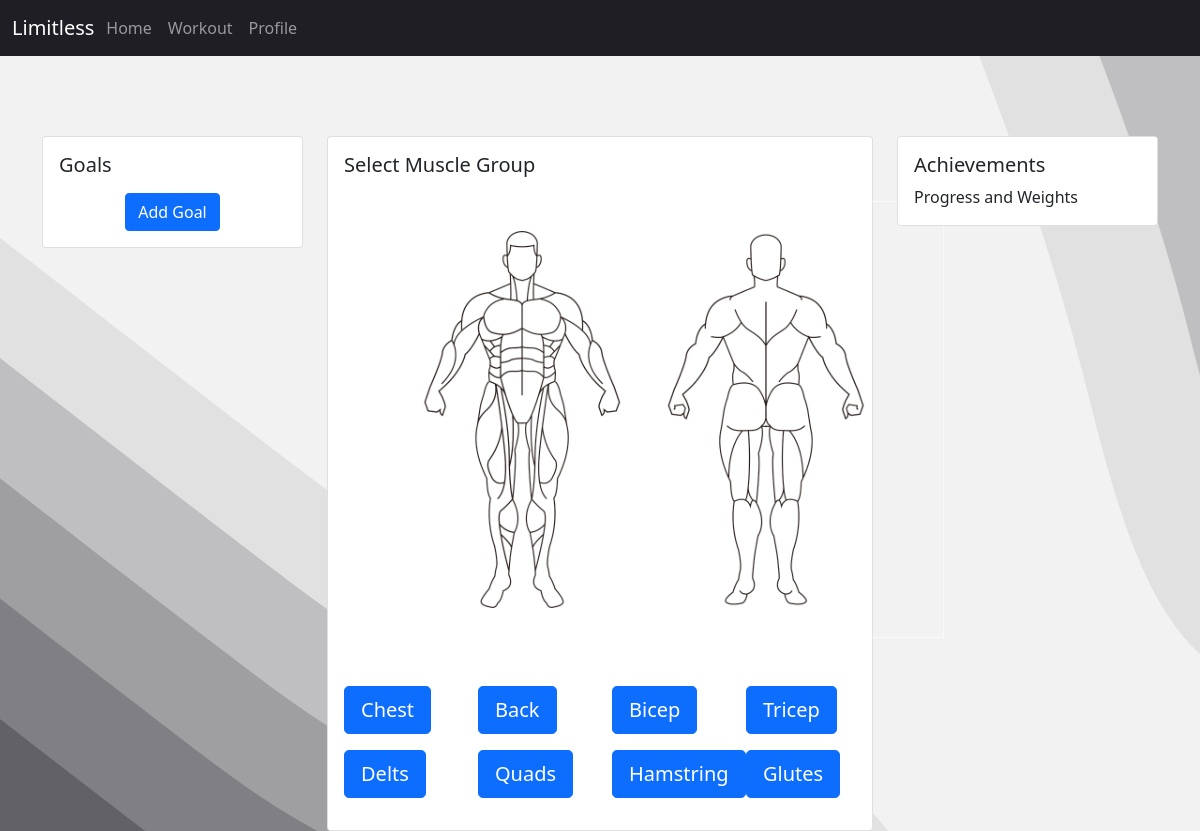
Page / (signed in) on the earlier database version.
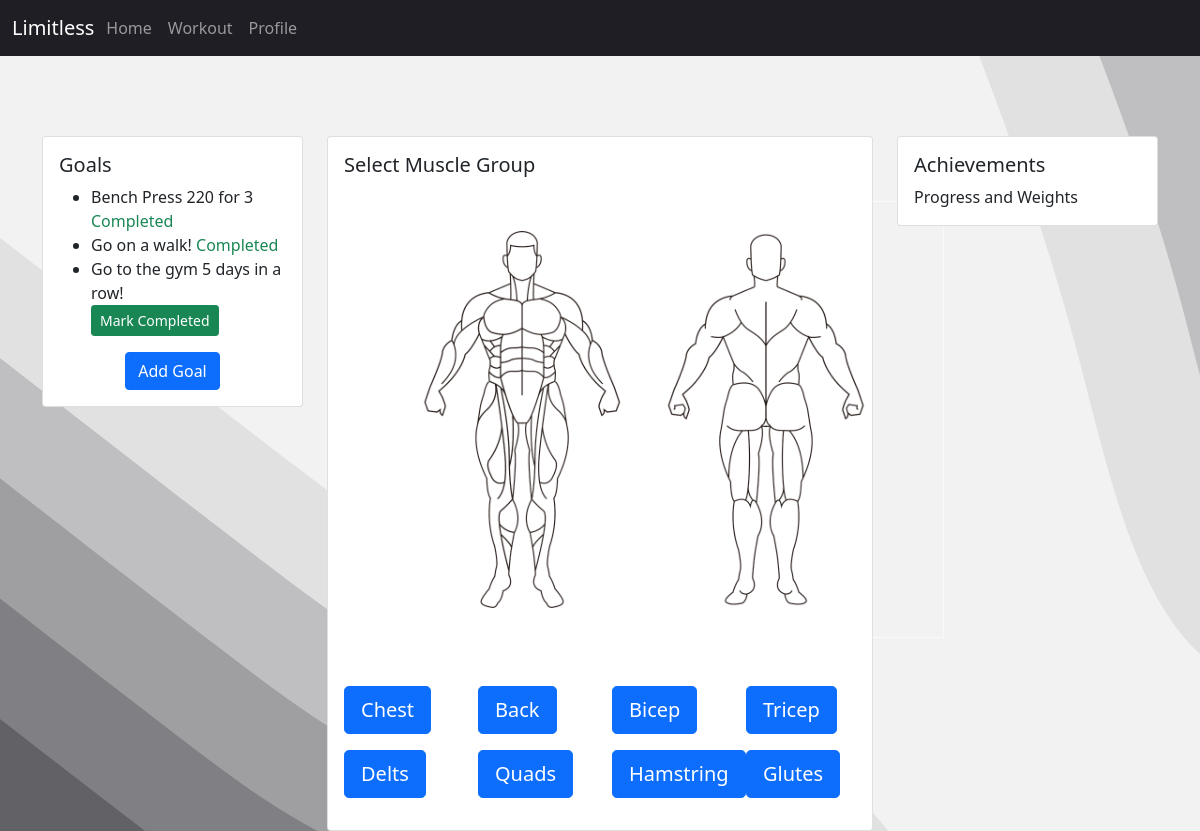
Same page on the later database version.
### homepage/models.py (models this page shows, shortened)
class Goal(models.Model):
    user = models.ForeignKey(User, on_delete=models.CASCADE)
    description = models.TextField()
    target_sets = models.IntegerField(default=0)
    completed_sets = models.IntegerField(default=0)
    target_workouts = models.IntegerField(default=0)
    completed_workouts = models.IntegerField(default=0)
    created_at = models.DateTimeField(auto_now_add=True)
    completed = models.BooleanField(default=False)  # New field to track completion

### homepage/views.py (the view)
# urls.py: 2. Add a URL to urlpatterns:  path('', views.home, name='home')
@login_required
def home(request):
    goals = Goal.objects.filter(user=request.user)
    if request.method == 'POST':
        form = GoalForm(request.POST)
        if form.is_valid():
            goal = form.save(commit=False)
            goal.user = request.user
            goal.save()
            return redirect('home')
    else:
        form = GoalForm()
    return render(request, 'homepage/home.html', {'form': form, 'goals': goals})

### homepage/templates/homepage/home.html (shortened to what the changed rows need)
{% load static %}
<!DOCTYPE html>
<html>
<head>
    <link rel="stylesheet" href="{% static 'homepage/home.css' %}">
    <link rel="stylesheet" href="{% static 'navbar/navbar.css' %}">
    <link rel="stylesheet" href="https://cdn.jsdelivr.net/npm/bootstrap@5.0.0/dist/css/bootstrap.min.css">
</head>
<body>
    <div class="container mt-4">
        <div class="row" style="margin-top: 10vh;">
            <div class="col-md-3">
                <div class="card custom-card">
                    <div class="card-body">
                        <ul>
                            {% for goal in goals %}
                            <li>
                                {{ goal.description }}
                                {% if not goal.completed %}
                                <form method="post" action="{% url 'mark_goal_completed' goal.id %}">
                                    <button type="submit" class="btn btn-sm btn-success">Mark Completed</button>
                                </form>
                                {% else %}
                                <span class="text-success">Completed</span>
                                {% endif %}
                            </li>
                            {% endfor %}
                        </ul>
                    </div>
                </div>
            </div>
        </div>
    </div>
</body>
</html>

Differences in the rows shown:
added Goal: description "Bench Press 220 for 3", completed "Completed"
added Goal: description "Go on a walk!", completed "Completed"
added Goal: description "Go to the gym 5 days in a row!", completed "Mark Completed"
